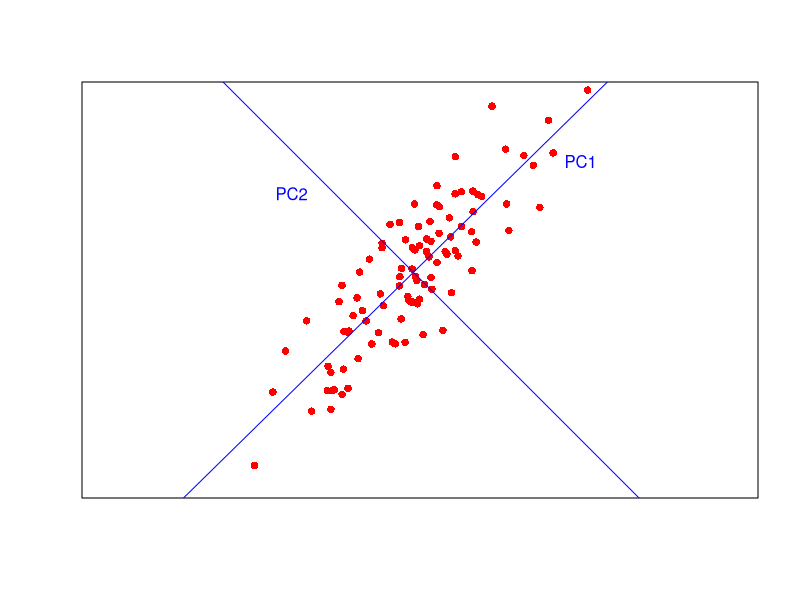
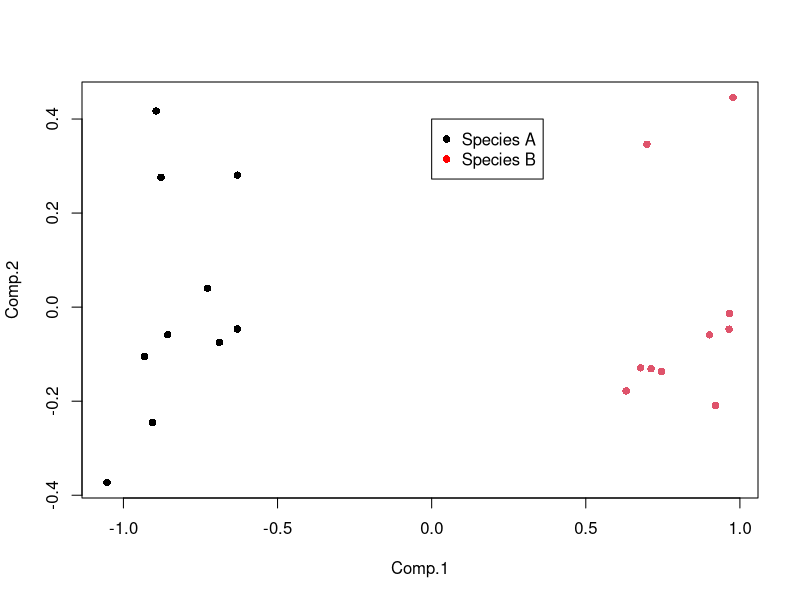
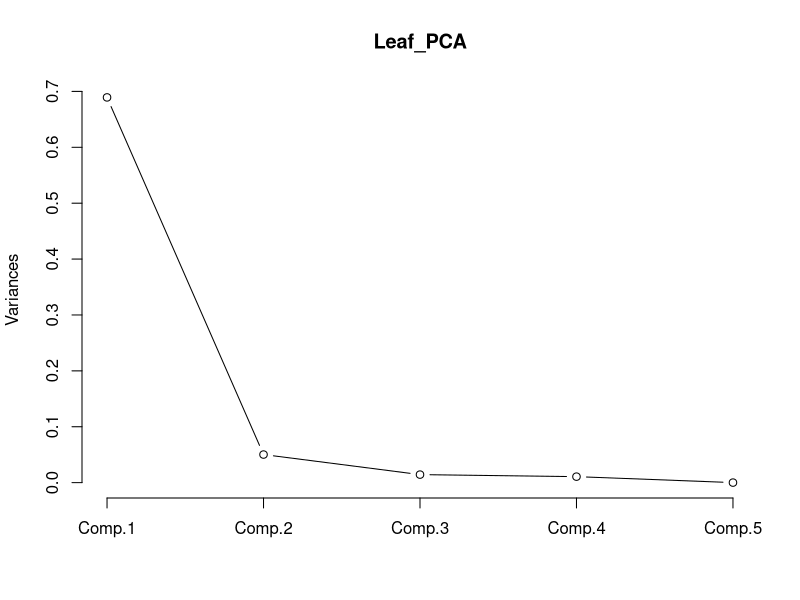
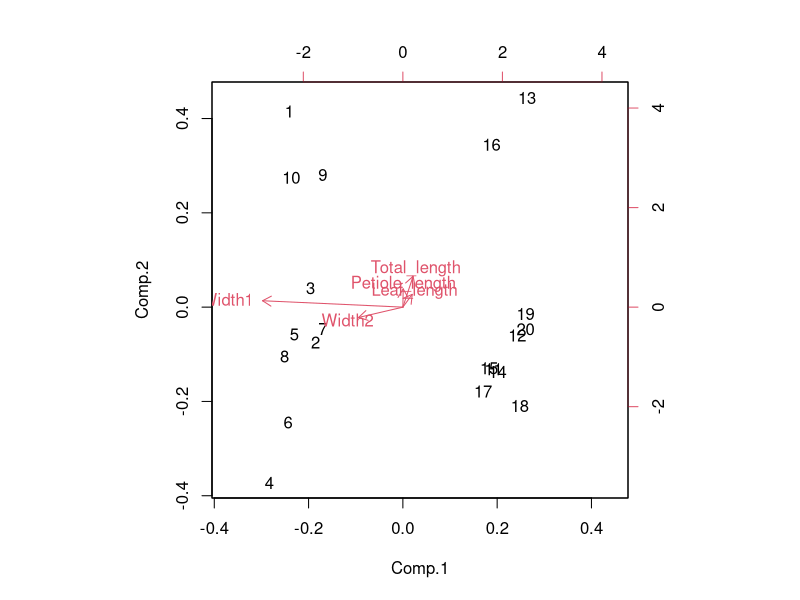
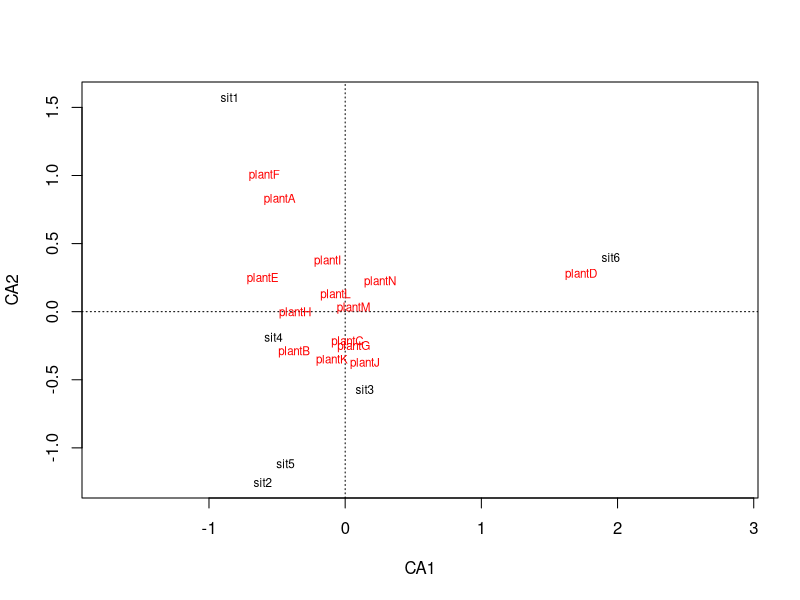
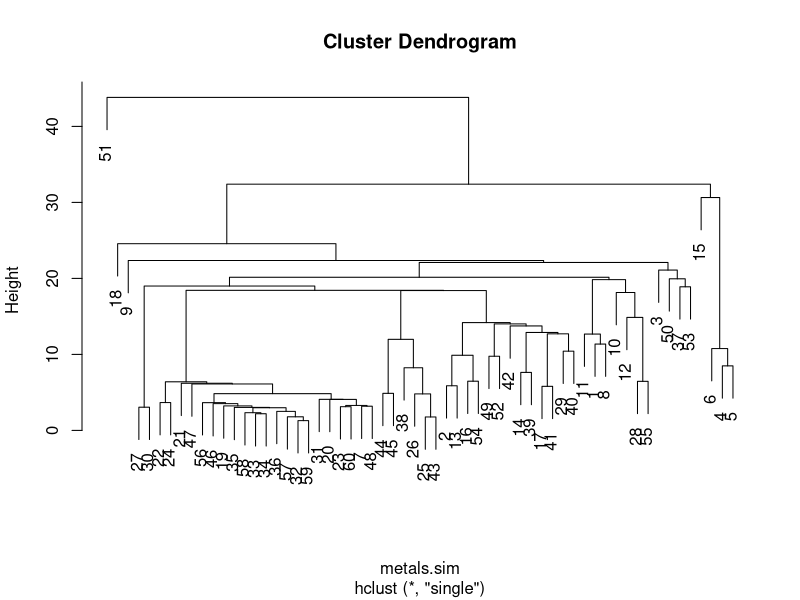

Generate these figures, in order, with R:
## ---- chunk 1
#| echo: false
#| fig-width: 5
#| fig-height: 5
x <- rnorm(100, mean = 30, sd = 10)
y <- x + rnorm(100, mean = 4, sd = 6)
plot(y ~ x, pch = 16, col = "red", xlab = "", ylab = "", xlim = c(0, 60), ylim = c(0, 60), xaxt = "n", yaxt = "n", asp = 1)
fit <- lm(y ~ x)
b1 <- fit$coefficients[1]
a1 <- fit$coefficients[2]
abline(fit, col = "blue")
x0 <- median(x)
y0 <- predict(fit, list(x = x0))
x1 <- x0 - 5
b2 <- 2 * a1 * x0 + b1
y1 <- -a1 * x1 + b2
abline(b2, -1, col = "blue")
text(55, 50, "PC1", col = "blue")
text(10, 45, "PC2", col = "blue")
## ---- chunk 2
Leaf_shape <- read.csv(file = "data/leafshape.csv", header = TRUE)
## ---- chunk 3
Species <- Leaf_shape$Species
Leaf_data <- Leaf_shape[, 2:6]
## ---- chunk 4
Leaf_PCA <- princomp(Leaf_data)
## ---- chunk 5
plot(Leaf_PCA$scores, pch = 16, col = as.factor(Species))
legend(0, 0.4, c("Species A", "Species B"), pch = 16, col = c("black", "red"))
## ---- chunk 6
summary(Leaf_PCA)
## ---- chunk 7
screeplot(Leaf_PCA, type = "lines")
## ---- chunk 8
loadings(Leaf_PCA)
## ---- chunk 9
biplot(Leaf_PCA)
## ---- chunk 10
#| echo: true
#| eval: true
wood <- read.csv(file = "data/wooddata.csv", header = TRUE)
## ---- chunk 11
#| echo: true
#| eval: true
library(vegan)
## ---- chunk 12
#| echo: false
#| eval: true
ca_wood <- cca(wood[,2:15])
## ---- chunk 13
plot(ca_wood)
## ---- chunk 14
#| echo: false
#| eval: true
metal <- read.csv(file = "data/harbourmetals.csv", header = TRUE)
## ---- chunk 15
metalsOnly <- metal[, 4:8]
## ---- chunk 16
metals.sim <- dist(metalsOnly, method = "euclidean")
## ---- chunk 17
metals.cluster <- hclust(metals.sim, method = "single")
## ---- chunk 18
plot(metals.cluster)
## ---- chunk 19
rownames(metalsOnly) <- metal$Rep
